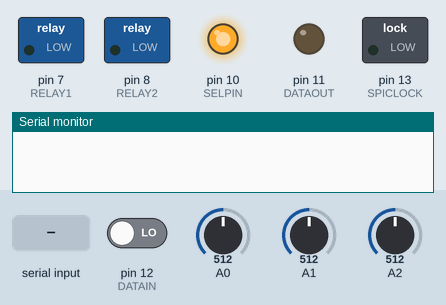
Bench run of a sketch on a simulated Arduino Uno, built with avr-gcc and run on an emulated ATmega328P. Parts: switched loads named in the sketch (green lamp = pin HIGH), output pins drawn as LEDs (lit = HIGH), the last lines printed to the serial monitor. The test bench sets the inputs (shaded band); at power-on: pin 12 (DATAIN) LOW, A0 = 512, A1 = 512, A2 = 512.

Above: at 1.2 s.
1.3 s: "1\n" received over Serial
At 1.6 s:
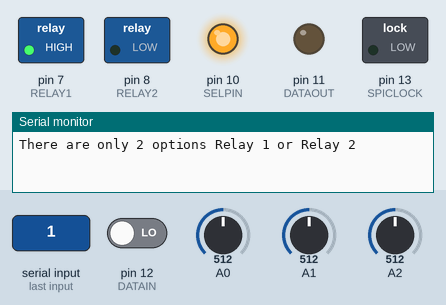
2.8 s: byte 51 ('3') received over Serial
At 3.3 s:
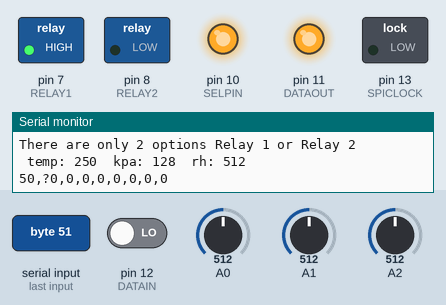
4.3 s: byte 49 ('1') received over Serial
At 5.1 s:
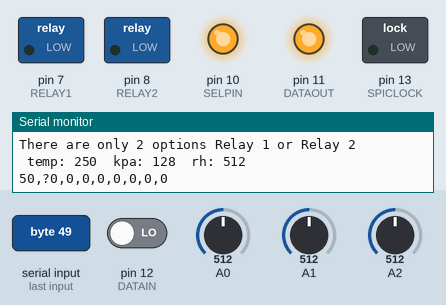
5.8 s: byte 50 ('2') received over Serial
At 6.2 s:
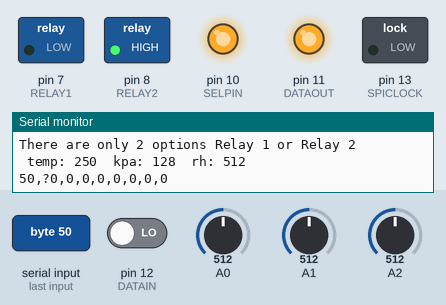
7.3 s: byte 63 ('?') received over Serial
At 7.9 s:
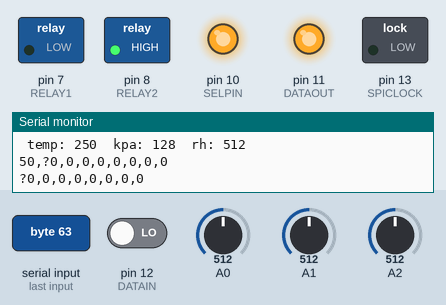
8.8 s: "1\n" received over Serial
At 9.7 s:
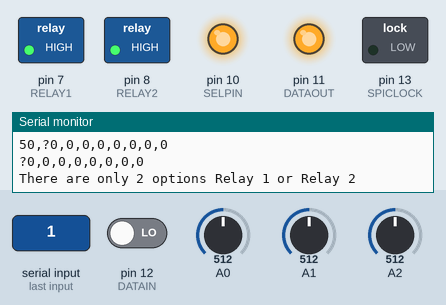
Timing chart, 0 to 11.3 s (numbered marks = the images above; inputs shaded):
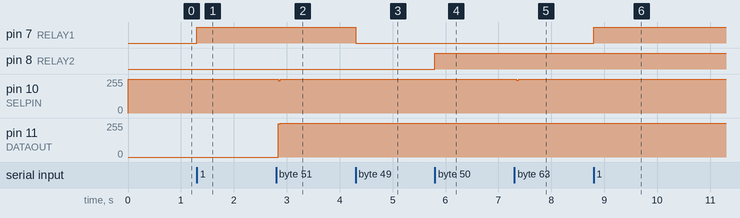

Measured:
- after the input at 1.3 s, pin 7 (RELAY1): LOW → HIGH at once
- after the input at 2.8 s, pin 10 (SELPIN): 255/255 → 243/255 at once, → 255/255 0.04 s later; pin 11 (DATAOUT): 0/255 → 255/255 at once
- after the input at 4.3 s, pin 7 (RELAY1): HIGH → LOW at once
- after the input at 5.8 s, pin 8 (RELAY2): LOW → HIGH at once
- after the input at 7.3 s, pin 10 (SELPIN): 255/255 → 246/255 at once, → 255/255 0.04 s later
- after the input at 8.8 s, pin 7 (RELAY1): LOW → HIGH at once

The sketch:

DIY-DYNO.ino
```cpp
// test software for DIY DYNO Hardware ------------12bit adc  , weader station , Map4 Bar, opto OUT ( Power Module for Retarder )---- works schematic is good ----

#define RELAY1 7
#define RELAY2 8
#define SELPIN 10 //Selection Pin
#define DATAOUT 11//MOSI
#define DATAIN  12//MISO
#define SPICLOCK  13//Clock
int readvalue;
int lm35;
int rh;
int mpx;
int hihv;


void setup(){
 //set pin modes
  pinMode(RELAY1, OUTPUT);
  pinMode(RELAY2, OUTPUT);
 pinMode(SELPIN, OUTPUT);
 pinMode(DATAOUT, OUTPUT);
 pinMode(DATAIN, INPUT);
 pinMode(SPICLOCK, OUTPUT);
 //disable device to start with
 digitalWrite(SELPIN,HIGH);
 digitalWrite(DATAOUT,LOW);
 digitalWrite(SPICLOCK,LOW);

 int sensorValue0 = analogRead(A0);
  int sensorValue1 = analogRead(A1);
   int sensorValue2 = analogRead(A2);
  lm35 = ((5.0 * analogRead(A0) * 100.0) / 1024);
  mpx = ( analogRead(A1)  / 4);
  hihv = (analogRead(A2)  ) ;
 Serial.begin(115200);
}
boolean relay1State = false; // Assume off to start with
boolean relay2State = false;
int read_adc(int channel){
  int adcvalue = 0;
  byte commandbits = B11000000; //command bits - start, mode, chn (3), dont care (3)

  //allow channel selection
  commandbits|=((channel-1)<<3);

  digitalWrite(SELPIN,LOW); //Select adc
  // setup bits to be written
  for (int i=7; i>=3; i--){
    digitalWrite(DATAOUT,commandbits&1<<i);
    //cycle clock
    digitalWrite(SPICLOCK,HIGH);
    digitalWrite(SPICLOCK,LOW);
  }

  digitalWrite(SPICLOCK,HIGH);    //ignores 2 null bits
  digitalWrite(SPICLOCK,LOW);
  digitalWrite(SPICLOCK,HIGH);
  digitalWrite(SPICLOCK,LOW);

  //read bits from adc
  for (int i=11; i>=0; i--){
    adcvalue+=digitalRead(DATAIN)<<i;
    //cycle clock
    digitalWrite(SPICLOCK,HIGH);
    digitalWrite(SPICLOCK,LOW);
  }
  digitalWrite(SELPIN, HIGH); //turn off device
  return adcvalue;
}


void loop() {
  {
  static int relayVal = 0;
  int cmd;

  while (Serial.available() > 0)
  {
    cmd = Serial.read();

    switch (cmd)
    {
   case '1':
{
   relay1State = !relay1State; // If true, make false. If false, make true
   digitalWrite(RELAY1, relay1State);
   break;
}
   case '2':
{
   relay2State = !relay2State; // If true, make false. If false, make true
   digitalWrite(RELAY2, relay2State);
   break;

    case '3':
{


   Serial.print(" temp: ");
 Serial.print(lm35,DEC);
 Serial.print(" ");
 Serial.print(" kpa: ");
  Serial.print(mpx,DEC);
  Serial.print(" ");
  Serial.print(" rh: ");
   Serial.print(hihv,DEC);
    Serial.println(" ");
   Serial.println( '\n' );


          case '5':
{
   Serial.print("5");
 readvalue = read_adc(1);
 Serial.print(readvalue,DEC);
  Serial.print(",");

       case '?':
{
   Serial.print("?");
 readvalue = read_adc(1);
 Serial.print(readvalue,DEC);
  Serial.print(",");
 readvalue = read_adc(2);
 Serial.print(readvalue,DEC);
  Serial.print(",");
 readvalue = read_adc(3);
 Serial.print(readvalue,DEC);
 Serial.print(",");
 readvalue = read_adc(4);
 Serial.print(readvalue,DEC);
 Serial.print(",");
 readvalue = read_adc(5);
 Serial.print(readvalue,DEC);
 readvalue = read_adc(6);
 Serial.print(",");
 Serial.print(readvalue,DEC);
 readvalue = read_adc(7);
  Serial.print(",");
 Serial.print(readvalue,DEC);
 readvalue = read_adc(8);
  Serial.print(",");
 Serial.print(readvalue,DEC);
 Serial.print( '\n' );


  break;
}


}
   default:
        {
          Serial.println("There are only 2 options Relay 1 or Relay 2");
      }
    }
  }
  }


 delay(10);
}   } }
```
